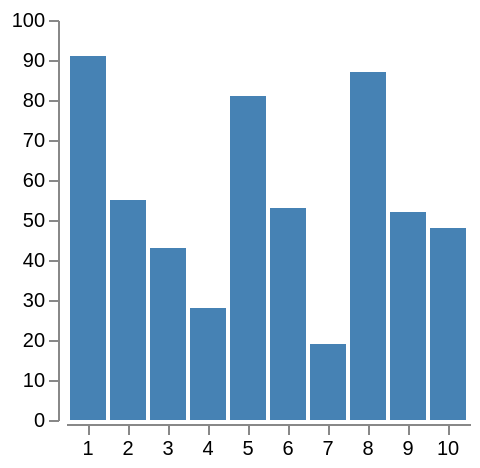

Write the Vega-Lite specification saved for this chart.
### Vega specification from a JSON file in a GitHub repository (floating-point values rounded to 4 significant figures)
{"schema": {"language": "vega", "version": "3.0"}, "height": 200, "padding": 5, "signals": [{"name": "step", "value": 20, "bind": {"type": "range", "min": 0, "max": 40, "step": 1}}, {"name": "inner", "value": 0.1, "bind": {"type": "range", "min": 0, "max": 1}}, {"name": "outer", "value": 0.1, "bind": {"type": "range", "min": 0, "max": 1}}, {"name": "count", "value": 10, "bind": {"type": "range", "min": 0, "max": 20, "step": 1}}, {"name": "round", "value": false, "bind": {"type": "checkbox"}}, {"name": "width", "update": "count ? ceil(step * max(1, count - inner + outer * 2)) : 0"}], "data": [{"name": "table", "values": [{"u": 1, "v": 91}, {"u": 2, "v": 55}, {"u": 3, "v": 43}, {"u": 4, "v": 28}, {"u": 5, "v": 81}, {"u": 6, "v": 53}, {"u": 7, "v": 19}, {"u": 8, "v": 87}, {"u": 9, "v": 52}, {"u": 10, "v": 48}, {"u": 11, "v": 24}, {"u": 12, "v": 49}, {"u": 13, "v": 87}, {"u": 14, "v": 66}, {"u": 15, "v": 17}, {"u": 16, "v": 27}, {"u": 17, "v": 68}, {"u": 18, "v": 16}, {"u": 19, "v": 49}, {"u": 20, "v": 15}], "transform": [{"type": "filter", "expr": "datum.u <= count"}]}], "scales": [{"name": "xscale", "type": "band", "rangeStep": {"signal": "step"}, "paddingInner": {"signal": "inner"}, "paddingOuter": {"signal": "outer"}, "round": {"signal": "round"}, "domain": {"data": "table", "field": "u"}}, {"name": "yscale", "type": "linear", "range": "height", "domain": [0, 100], "zero": true, "nice": true}], "axes": [{"orient": "bottom", "scale": "xscale", "offset": 2}, {"orient": "left", "scale": "yscale", "offset": 4}], "marks": [{"type": "rect", "from": {"data": "table"}, "encode": {"enter": {"y": {"scale": "yscale", "field": "v"}, "y2": {"scale": "yscale", "value": 0}, "fill": {"value": "steelblue"}}, "update": {"x": {"scale": "xscale", "field": "u"}, "width": {"scale": "xscale", "band": 1}}}}]}
